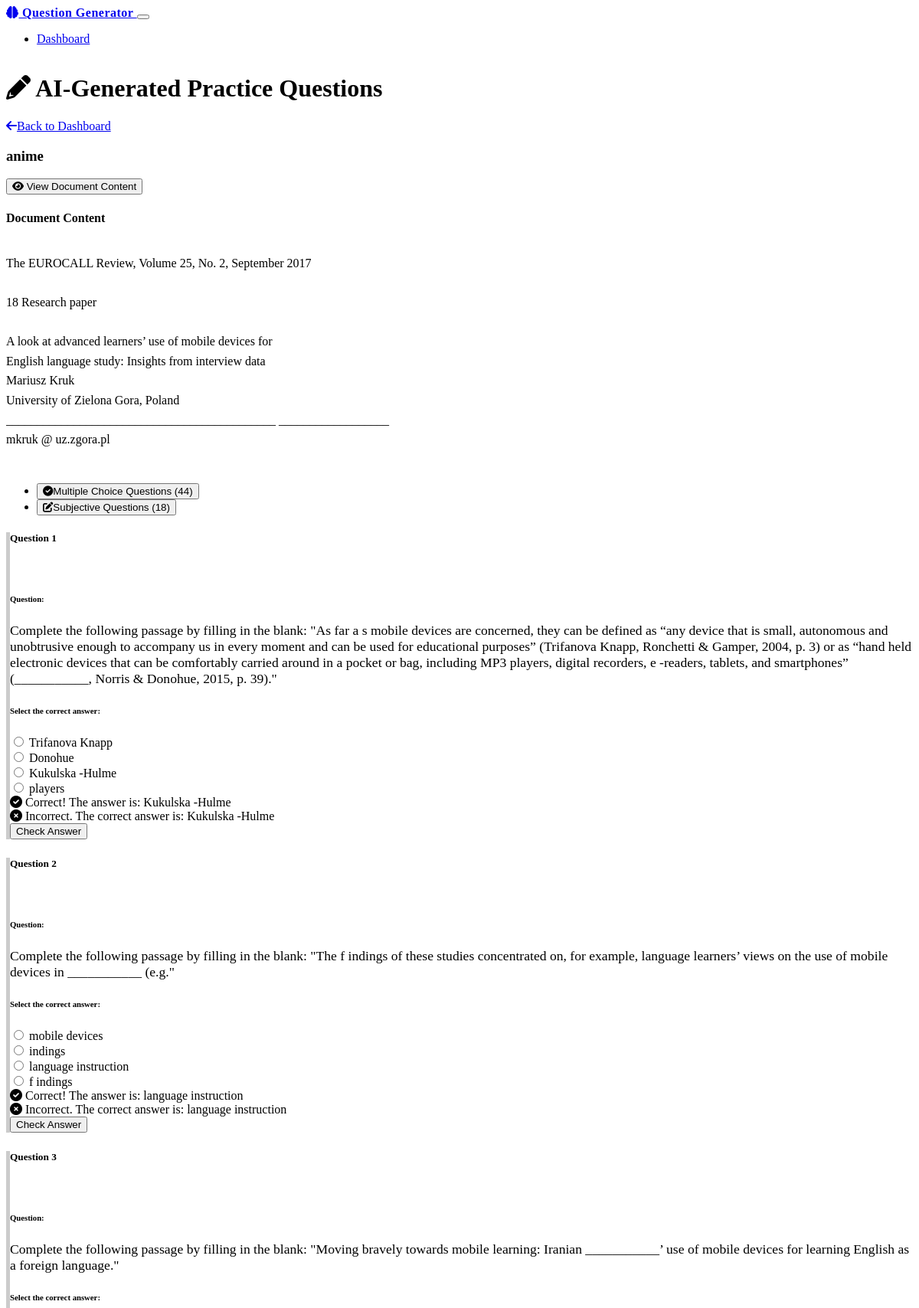
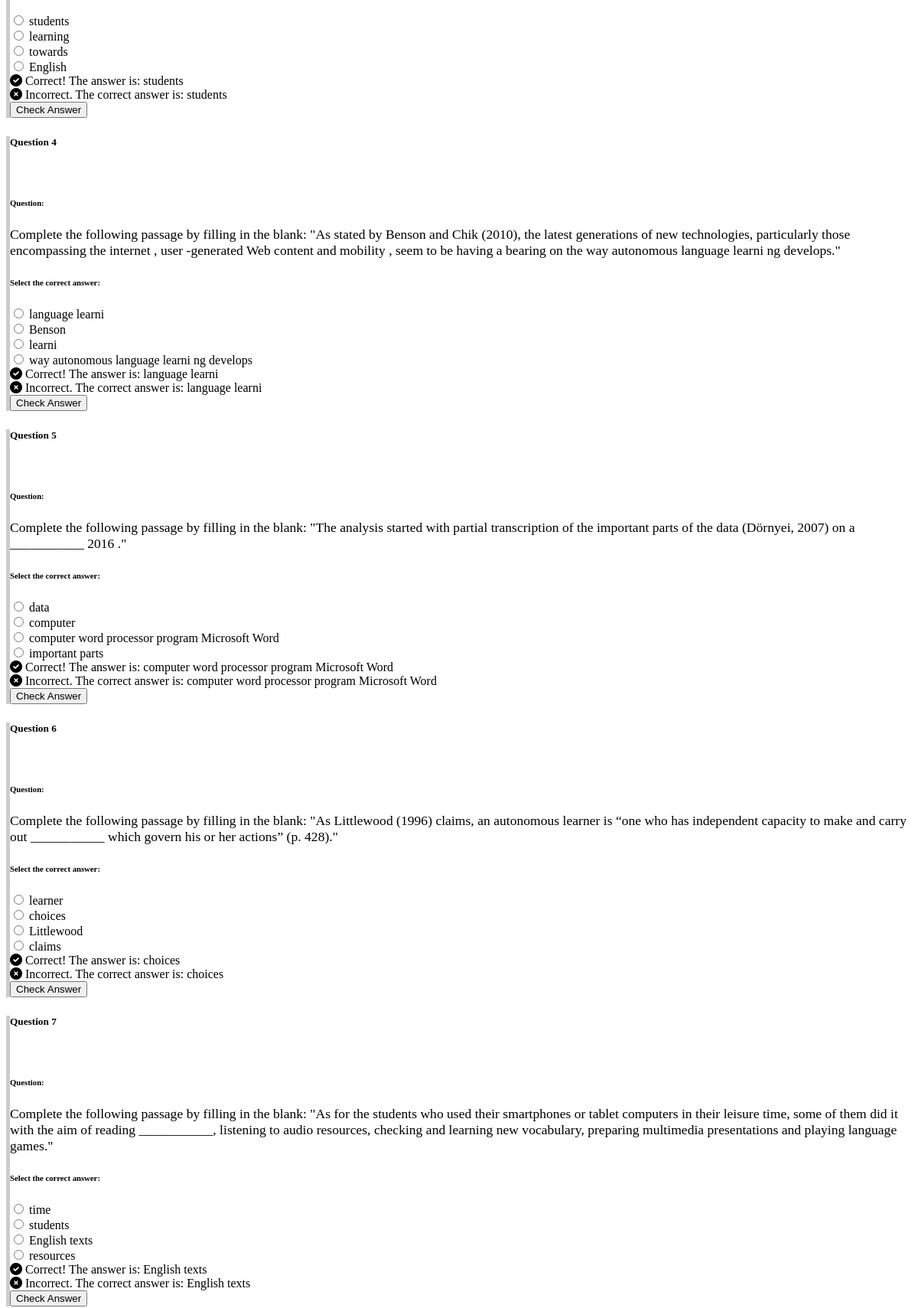
The page /practice/8 (upper part) on the database its author committed (2 pictures, top to bottom).
### models.py (models this page shows, shortened)
class Document(db.Model):
    id = db.Column(db.Integer, primary_key=True)
    title = db.Column(db.String(255), nullable=False)
    filename = db.Column(db.String(255), nullable=False)
    original_filename = db.Column(db.String(255), nullable=False)
    content = db.Column(db.Text, nullable=False)
    processed = db.Column(db.Boolean, default=False)
    created_at = db.Column(db.DateTime, default=datetime.utcnow)
    questions = db.relationship('Question', backref='document', lazy=True, cascade="all, delete-orphan")

class Question(db.Model):
    id = db.Column(db.Integer, primary_key=True)
    document_id = db.Column(db.Integer, db.ForeignKey('document.id'), nullable=False)
    question_text = db.Column(db.Text, nullable=False)
    question_type = db.Column(db.String(20), nullable=False)  # 'mcq' or 'subjective'
    options = db.Column(db.Text, nullable=True)  # For MCQs, comma-separated
    correct_answer = db.Column(db.Text, nullable=True)
    created_at = db.Column(db.DateTime, default=datetime.utcnow)
    def get_options(self):
        if self.options:
            return self.options.split(',')
        return []

### app.py (the view)
@app.route('/practice/<int:document_id>')
def practice(document_id):
    document = Document.query.get_or_404(document_id)
    mcq_questions = Question.query.filter_by(document_id=document_id, question_type='mcq').all()
    subjective_questions = Question.query.filter_by(document_id=document_id, question_type='subjective').all()
    return render_template('practice.html',
                          document=document,
                          mcq_questions=mcq_questions,
                          subjective_questions=subjective_questions)

### app.py (called while the page is built)
@app.context_processor
def inject_now():
    return {'now': datetime.now}

### templates/practice.html (shortened to what this page needs)
{% extends "layout.html" %}
{% block content %}
<div class="row">
    <div class="col-md-12">
        <div class="card border-0 shadow-sm mb-4">
            <div class="card-body p-4">
                <div class="d-flex justify-content-between align-items-center mb-4">
                    <h1 class="mb-0">
                        <i class="fas fa-pencil-alt me-2 text-primary"></i>
                        AI-Generated Practice Questions
                    </h1>
                    <div>
                        <a href="{{ url_for('index') }}" class="btn btn-outline-secondary me-2">
                            <i class="fas fa-arrow-left me-2"></i>Back to Dashboard
                        </a>
                    </div>
                </div>
                <div class="card mb-4">
                    <div class="card-header bg-primary text-white">
                        <h3 class="mb-0">{{ document.title }}</h3>
                    </div>
                    <div class="card-body">
                        <div class="d-flex justify-content-end mb-3">
                            <button class="btn btn-outline-info btn-sm" type="button" data-bs-toggle="collapse" data-bs-target="#documentContent">
                                <i class="fas fa-eye me-1"></i> View Document Content
                            </button>
                        </div>
                        <div class="collapse mb-4" id="documentContent">
                            <div class="card card-body bg-light">
                                <h4 class="mb-3">Document Content</h4>
                                <div style="max-height: 300px; overflow-y: auto;">
                                    <p style="white-space: pre-line;">{{ document.content }}</p>
                                </div>
                            </div>
                        </div>
                        <ul class="nav nav-tabs" id="questionTabs" role="tablist">
                            <li class="nav-item" role="presentation">
                                <button class="nav-link active" id="mcq-tab" data-bs-toggle="tab" data-bs-target="#mcq" type="button" role="tab" aria-controls="mcq" aria-selected="true">
                                    <i class="fas fa-check-circle me-2"></i>Multiple Choice Questions ({{ mcq_questions|length }})
                                </button>
                            </li>
                            <li class="nav-item" role="presentation">
                                <button class="nav-link" id="subjective-tab" data-bs-toggle="tab" data-bs-target="#subjective" type="button" role="tab" aria-controls="subjective" aria-selected="false">
                                    <i class="fas fa-edit me-2"></i>Subjective Questions ({{ subjective_questions|length }})
                                </button>
                            </li>
                        </ul>
                        <div class="tab-content p-3" id="questionTabsContent">
                            <div class="tab-pane fade show active" id="mcq" role="tabpanel" aria-labelledby="mcq-tab">
                                {% if mcq_questions %}
                                <form id="mcqForm">
                                    {% for question in mcq_questions %}
                                    <div class="card mb-4 question-card" id="mcq-question-{{ question.id }}">
                                        <div class="card-header d-flex justify-content-between align-items-center">
                                            <h5 class="mb-0">Question {{ loop.index }}</h5>
                                            <span class="badge bg-info">MCQ</span>
                                        </div>
                                        <div class="card-body">
                                            <div class="alert alert-secondary mb-3">
                                                <h6 class="fw-bold mb-2">Question:</h6>
                                                <p class="question-text mb-0">{{ question.question_text }}</p>
                                            </div>
                                            <h6 class="fw-bold mb-2">Select the correct answer:</h6>
                                            <div class="options-container">
                                                {% for option in question.get_options() %}
                                                <div class="form-check mb-3">
                                                    <input class="form-check-input" type="radio" name="mcq-{{ question.id }}" id="mcq-{{ question.id }}-option-{{ loop.index }}" value="{{ option }}">
                                                    <label class="form-check-label" for="mcq-{{ question.id }}-option-{{ loop.index }}">
                                                        {{ option }}
                                                    </label>
                                                </div>
                                                {% endfor %}
                                            </div>
                                            <div class="mt-3 d-none feedback-container">
                                                <div class="alert correct-answer d-none alert-success">
                                                    <i class="fas fa-check-circle me-2"></i>
                                                    <span>Correct! The answer is: {{ question.correct_answer }}</span>
                                                </div>
                                                <div class="alert wrong-answer d-none alert-danger">
                                                    <i class="fas fa-times-circle me-2"></i>
                                                    <span>Incorrect. The correct answer is: {{ question.correct_answer }}</span>
                                                </div>
                                            </div>
                                        </div>
                                        <div class="card-footer">
                                            <button type="button" class="btn btn-primary check-answer" data-question-id="{{ question.id }}" data-correct-answer="{{ question.correct_answer }}">
                                                Check Answer
                                            </button>
                                        </div>
                                    </div>
                                    {% endfor %}
                                </form>
                                {% else %}
                                <div class="alert alert-info" role="alert">
                                    <i class="fas fa-info-circle me-2"></i>
                                    No multiple choice questions have been generated for this document yet.
                                </div>
                                {% endif %}
                            </div>
                        </div>
                    </div>
                </div>
            </div>
        </div>
    </div>
</div>
{% endblock %}

### static/css/custom.css (style rules this page uses)
body { min-height: 100vh; display: flex; flex-direction: column; }
.card { transition: transform 0.2s, box-shadow 0.2s; }
.question-card { border-left: 5px solid #ccc; margin-bottom: 1.5rem; }
.question-card .question-text { font-size: 1.1rem; font-weight: 500; }
.feedback-container { transition: all 0.3s ease; }
#documentContent p { line-height: 1.6; }
.badge.bg-info { color: #fff; }

### rows shown on the page
Document: title "anime", content "The EUROCALL Review, Volume 25, No. 2, September 2017 18 Research paper A look at advanced learners’ use of mobile devices for English language study: Insights from interview data Mariusz Kruk University of Zielona Gora, Poland ____________________________________________ __________________ mkruk @ uz.zgora.pl…"
Question: question_text "Complete the following passage by filling in the blank: \"As far a s mobile devices are concerned, they can be defined as “any device that is small, autonomous and unobtrusive enough to accompany us in every moment and can be used for educational purposes” (Trifanova Knapp, Ronchetti & Gamper, 2004, p. 3) or as “hand held electronic devices that can be comfortably carried around in a pocket or bag, including MP3 players, digital recorders, e -readers, tablets, and smartphones” (___________, Norris & Donohue, 2015, p. 39).\"", get_options "Trifanova Knapp" "Donohue" "Kukulska -Hulme" "players", correct_answer "Kukulska -Hulme"
Question: question_text "Complete the following passage by filling in the blank: \"The f indings of these studies concentrated on, for example, language learners’ views on the use of mobile devices in ___________ (e.g.\"", get_options "mobile devices" "indings" "language instruction" "f indings", correct_answer "language instruction"
Question: question_text "Complete the following passage by filling in the blank: \"Moving bravely towards mobile learning: Iranian ___________’ use of mobile devices for learning English as a foreign language.\"", get_options "students" "learning" "towards" "English", correct_answer "students"
Question: question_text "Complete the following passage by filling in the blank: \"As stated by Benson and Chik (2010), the latest generations of new technologies, particularly those encompassing the internet , user -generated Web content and mobility , seem to be having a bearing on the way autonomous language learni ng develops.\"", get_options "language learni" "Benson" "learni" "way autonomous language learni ng develops", correct_answer "language learni"
Question: question_text "Complete the following passage by filling in the blank: \"The analysis started with partial transcription of the important parts of the data (Dörnyei, 2007) on a ___________ 2016 .\"", get_options "data" "computer" "computer word processor program Microsoft Word" "important parts", correct_answer "computer word processor program Microsoft Word"
Question: question_text "Complete the following passage by filling in the blank: \"As Littlewood (1996) claims, an autonomous learner is “one who has independent capacity to make and carry out ___________ which govern his or her actions” (p. 428).\"", get_options "learner" "choices" "Littlewood" "claims", correct_answer "choices"
Question: question_text "Complete the following passage by filling in the blank: \"As for the students who used their smartphones or tablet computers in their leisure time, some of them did it with the aim of reading ___________, listening to audio resources, checking and learning new vocabulary, preparing multimedia presentations and playing language games.\"", get_options "time" "students" "English texts" "resources", correct_answer "English texts"

### other values the page prints
{{ mcq_questions|length }} "44"
{{ subjective_questions|length }} "18"
